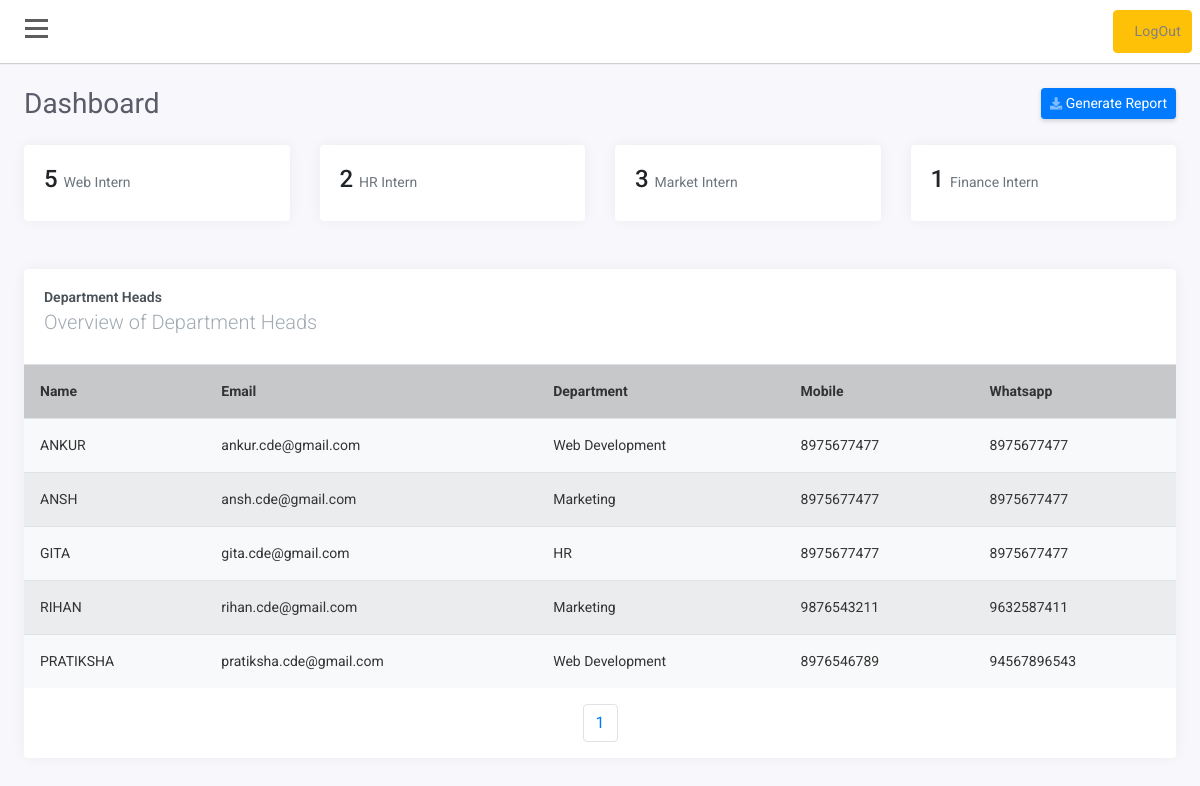
/admin/dash.php (signed in), run on the app's committed database.
### tables this page shows
CREATE TABLE `employee` (
  `id` int(11) NOT NULL,
  `name` varchar(100) NOT NULL,
  `email` varchar(40) NOT NULL,
  `password` text NOT NULL,
  `birthday` varchar(40) NOT NULL,
  `joindate` varchar(100) NOT NULL,
  `enddate` varchar(100) NOT NULL,
  `totaldays` varchar(255) NOT NULL,
  `gender` varchar(10) NOT NULL,
  `contact` varchar(100) NOT NULL,
  `whatsapp` varchar(100) NOT NULL,
  `college` varchar(40) NOT NULL,
  `refrence` varchar(10) NOT NULL,
  `dept` varchar(100) NOT NULL,
  `degree` varchar(100) NOT NULL,
  `head` varchar(20) NOT NULL,
  `city` varchar(100) NOT NULL,
  `state` varchar(100) NOT NULL,
  `status` varchar(255) NOT NULL,
  `dp` varchar(250) DEFAULT NULL
);

### admin/dash.php (the view, shortened to what this page needs)
<?php
$servername = "localhost";
$username = "root";
$password = "";
$dbname = "intern";
$conn = new mysqli($servername, $username, $password, $dbname);
$admindepartment=$_SESSION['legitDepartment'];
$page=$_GET["page"];
if($page=="" || $page=="1"){
    $page1=0;
}else{
    $page1=($page*5)-5;
}
?>
<!doctype html>
<html lang="en">
<head>
    <link rel="stylesheet" href="https://stackpath.bootstrapcdn.com/bootstrap/4.1.3/css/bootstrap.min.css"
>
    <link rel="stylesheet" href="https://use.fontawesome.com/releases/v5.7.2/css/all.css"
>
    <link rel="stylesheet" href="css/style.css">
</head>
<body>
    <div id="wrapper">
        <div id="page-content-wrapper">
            <div id="content">
                <div class="container-fluid p-0 px-lg-0 px-md-0">
                    <nav class="navbar navbar-expand navbar-light my-navbar sticky-top">
                        <div type="button" id="bar" class="nav-icon1 hamburger animated fadeInLeft is-closed"
                            data-toggle="offcanvas">
                            <span></span>
                            <span></span>
                            <span></span>
                        </div>
                        <ul class="navbar-nav ml-auto">
                            <li class="nav-item" style="padding: 8px;">
                                <a href="logout.php" class="btn btn-warning" >LogOut</a>
                            </li>
                        </ul>
                    </nav>
                    <div class="container-fluid px-lg-4">
                        <div class="row">
                            <div class="col-md-12 mt-lg-4 mt-4">
                                <div class="d-sm-flex align-items-center justify-content-between mb-4">
                                    <h1 class="h3 mb-0 text-gray-800">Dashboard</h1>
                                    <a href="#" class="d-none d-sm-inline-block btn btn-sm btn-primary shadow-sm"><i
                                            class="fas fa-download fa-sm text-white-50"></i> Generate Report</a>
                                </div>
                            </div>
                            <div class="col-md-12">
                                <div class="row">
                                    <div class="col-sm-3">
                                        <div class="card">
                                            <div class="card-body">
                                                <h4>
                                                   <?php
                                                   $sql = "SELECT COUNT(name) FROM employee WHERE dept='Web Development'";
                                                   $result = $conn->query($sql) or die($conn->error);
                                                   $row = $result->fetch_row();
                                                   echo $row[0];
                                                   ?>
                                                <small class="text-muted">Web Intern</small></h4>
                                            </div>
                                        </div>
                                    </div>
                                    <div class="col-sm-3">
                                        <div class="card">
                                            <div class="card-body">
                                                <h4>
                                                <?php
                                                   $sql = "SELECT COUNT(name) FROM employee WHERE dept='HR'";
                                                   $result = $conn->query($sql) or die($conn->error);
                                                   $row = $result->fetch_row();
                                                   echo $row[0];
                                                   ?>
                                                <small class="text-muted">HR Intern</small></h4>
                                            </div>
                                        </div>
                                    </div>
                                    <div class="col-sm-3">
                                        <div class="card">
                                            <div class="card-body">
                                                <h4>
                                                <?php
                                                   $sql = "SELECT COUNT(name) FROM employee WHERE dept='Marketing'";
                                                   $result = $conn->query($sql) or die($conn->error);
                                                   $row = $result->fetch_row();
                                                   echo $row[0];
                                                   ?>
                                                <small class="text-muted">Market Intern</small></h4>
                                            </div>
                                        </div>
                                    </div>
                                    <div class="col-sm-3">
                                        <div class="card">
                                            <div class="card-body">
                                                <h4>
                                                <?php
                                                   $sql = "SELECT COUNT(name) FROM employee WHERE dept='Finance'";
                                                   $result = $conn->query($sql) or die($conn->error);
                                                   $row = $result->fetch_row();
                                                   echo $row[0];
                                                   ?>
                                                <small class="text-muted">Finance Intern</small></h4>
                                            </div>
                                        </div>
                                    </div>
                                </div>
                            </div>
                            <div class="col-md-12 mt-4">
                                <div class="card">
                                    <div class="card-body">
                                        <div class="d-md-flex align-items-center">
                                            <div>
                                                <h4 class="card-title">Department Heads</h4>
                                                <h5 class="card-subtitle">Overview of Department Heads</h5>
                                            </div>
                                        </div>
                                    </div>
                                    <div class="table-responsive">
                                        <table class="table table-striped bg-light small">
                                            <tr class="table-dark">
                                                <th>Name</th>
                                                <th>Email</th>
                                                <th>Department</th>
                                                <th>Mobile</th>
                                                <th>Whatsapp</th>
                                            </tr>
                                            <?php
                                             if($_SESSION['legitDepartment']=='ALL'){
                                                   $sql = "SELECT * FROM employee WHERE head='True' limit $page1,5";}
                                                   else{
                                                   $sql = "SELECT * FROM employee WHERE head='True' AND
                                                   (`dept`= '".$admindepartment."') limit $page1,5 ";
                                                   }
                                                $data = mysqli_query($conn,$sql);
                                                    while($row = $data->fetch_assoc()) {
                                                        echo '<tr><td class="text-uppercase">' . $row["name"]. '</td><td>' . $row["email"]. '</td><td >' . $row["dept"]. '</td><td >' . $row["contact"]. '</td><td >' . $row["whatsapp"]. '</td>  </tr>';
                                                    }
                                            ?>
                                        </table>
                                        <nav aria-label="Page navigation example">
                                            <ul class="pagination justify-content-center">
                                            <?php
                                                $sql = 'SELECT * FROM employee WHERE head="True"';
                                                $data = mysqli_query($conn,$sql);
                                                if($data){
                                                    $row=mysqli_num_rows($data);
                                                    $a=$row/5;
                                                    $a=ceil($a);
                                                    for($b=1;$b<=$a;$b++){
                                                        echo '<li class="page-item"><a class="page-link" href="dash.php?page='.$b.'">'.$b.'</a></li>';
                                                    }
                                                }
                                            ?>
                                            </ul>
                                        </nav>
                                    </div>
                                </div>
                            </div>
                        </div>
                    </div>
                </div>
            </div>
        </div>
    </div>
</body>
</html>

### admin/css/style.css (style rules this page uses)
body { position: relative; overflow-x:hidden; background: #f7f7fc; font-family: 'Roboto', sans-serif; }
body, html { height: 100%; }
.navbar-nav > li > a ,.submenu-box ul li a { color:gray!important; text-transform: capitalize; font-size: 14px; padding:10px 10px 10px 20px!important; display: block; font-weight: 400; position: relative; z-index: 2; font-family: 'Roboto', sans-serif; letter-spacing: .2px; }
.navbar-nav li { display:block!important; margin:2px 0px; }
#page-content-wrapper { width: 100%; transition: all 0.5s ease; }
.nav-icon1 { z-index: 999; position:relative; display: block; width:23px; margin:0px 30px 0px 25px; cursor:pointer; height: 25px; }
.nav-icon1 span { position:absolute; top:0; width:100%; height:3px; cursor:pointer; background-color:#5d5d5d; left:0; transform:rotate(0deg); transition:.30s ease-in-out; }
.nav-icon1 span:nth-of-type(1) { top:0; }
.nav-icon1 span:nth-of-type(2) { top:8px; }
.nav-icon1 span:nth-of-type(3) { top:16px; }
.my-navbar { padding:0px; background-color:white; box-shadow: 0 1px 1px 0 rgba(0,0,0,.16); }
.card { margin-bottom: 24px; border:none; box-shadow: 0 0 0.875rem 0 rgba(33,37,41,.05); }
.card-body { flex: 1 1 auto; min-height: 1px; padding: 1.25rem; }
.card-title { font-size: .875rem; color: #495057; }
.text-gray-800 { color: #5a5c69!important; font-size: 1.75rem; font-weight: 400; line-height: 1.2; }
.shadow-sm { box-shadow: 0 .125rem .25rem 0 rgba(58,59,69,.2)!important; }
.btn-sm { padding: .25rem .5rem; font-size: .875rem; line-height: 1.5; border-radius: .2rem; }
.card .card-title { position: relative; font-weight: 600; margin-bottom: 10px; }
.card .card-subtitle { font-weight: 300; margin-bottom: 10px; color: #a1aab2; margin-top: -0.375rem; }
.table td, .table th { padding: 1rem; font-size:14px; color:#333; vertical-align: top; border-top: 1px solid #dee2e6; }
.text-muted { color: #6c757d!important; font-size:14px; }

### data on the page
employee: name "ANKUR", email "ankur.cde@gmail.com", dept "Web Development", contact "8975677477", whatsapp "8975677477"
employee: name "ANSH", email "ansh.cde@gmail.com", dept "Marketing", contact "8975677477", whatsapp "8975677477"
employee: name "GITA", email "gita.cde@gmail.com", dept "HR", contact "8975677477", whatsapp "8975677477"
employee: name "RIHAN", email "rihan.cde@gmail.com", dept "Marketing", contact "9876543211", whatsapp "9632587411"
employee: name "PRATIKSHA", email "pratiksha.cde@gmail.com", dept "Web Development", contact "8976546789", whatsapp "94567896543"

### other printed values
$row[0] "5"
$row[0] "2"
$row[0] "3"
$row[0] "1"
